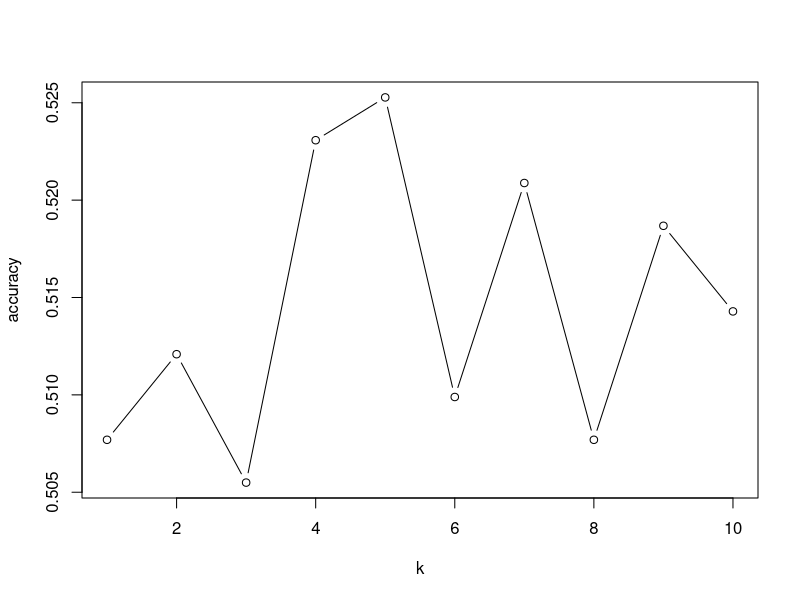

Here is the R script that generated this plot:
library(class)
library(dplyr)
library(lubridate)
set.seed(100)
stocks <- read.csv('stocks.csv')
stocks$Date <- ymd(stocks$Date)
stocksTrain <- year(stocks$Date) < 2014
predictors <- cbind(lag(stocks$Apple, default = 210.73), lag(stocks$Google, default = 619.98), lag(stocks$MSFT, default = 30.48))
prediction <- knn(predictors[stocksTrain, ], predictors[!stocksTrain, ], stocks$Increase[stocksTrain], k = 1)
table(prediction, stocks$Increase[!stocksTrain])
mean(prediction == stocks$Increase[!stocksTrain])
accuracy <- rep(0, 10)
k <- 1:10
for(x in k){
prediction <- knn(predictors[stocksTrain, ], predictors[!stocksTrain, ],stocks$Increase[stocksTrain], k = x)
accuracy[x] <- mean(prediction == stocks$Increase[!stocksTrain])
}

plot(k, accuracy, type = 'b')
